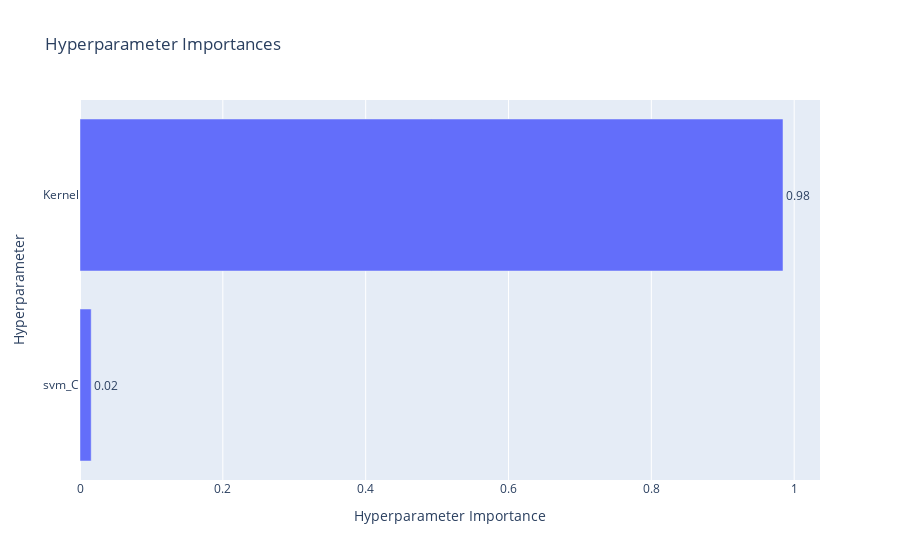

The notebook cell this image was saved under:
### Code cell
optuna.visualization.plot_param_importances(studySVM)

### Figure 1 — Plotly figure (JSON) as saved in the notebook; plotly's stock layout.template omitted (floating-point values rounded to 4 significant figures)
{"data": [{"cliponaxis": false, "hovertemplate": ["svm_C (FloatDistribution): 0.01566183344061827<extra></extra>", "Kernel (CategoricalDistribution): 0.9843381665593818<extra></extra>"], "name": "Objective Value", "orientation": "h", "text": ["0.02", "0.98"], "textposition": "outside", "type": "bar", "x": [0.01566, 0.9843], "y": ["svm_C", "Kernel"]}], "layout": {"title": {"text": "Hyperparameter Importances"}, "xaxis": {"title": {"text": "Hyperparameter Importance"}}, "yaxis": {"title": {"text": "Hyperparameter"}}}}
